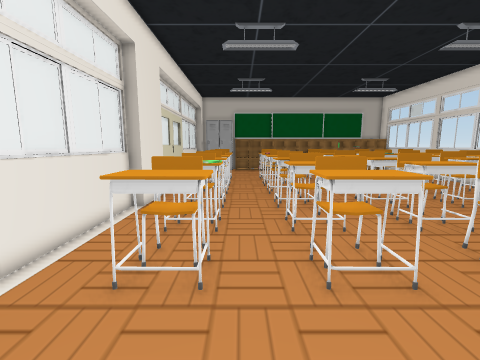
View 1 (above)

22 first-person views from a walk through a Unity game level. The camera is 1.5 m above the floor, tilts 8° down and sees 90° across. The floor is counted in squares, 0.55 m on a side. Each view is taken from the middle of a square. On the plan, view 1 faces up. The plan holds only what a view shows up to about 18 squares ahead; the rest is blank. The player character is not drawn.

View 2
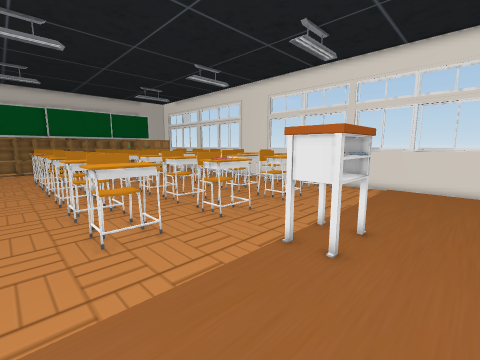

View 3
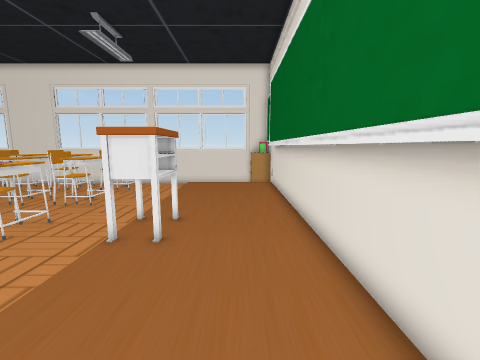

View 4
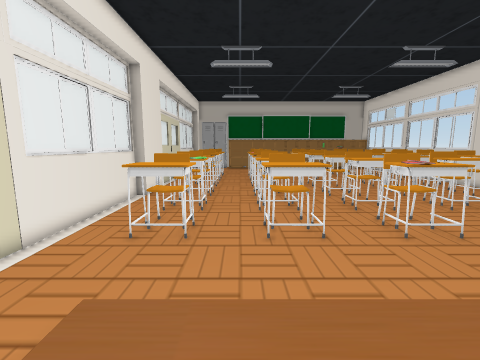

View 5
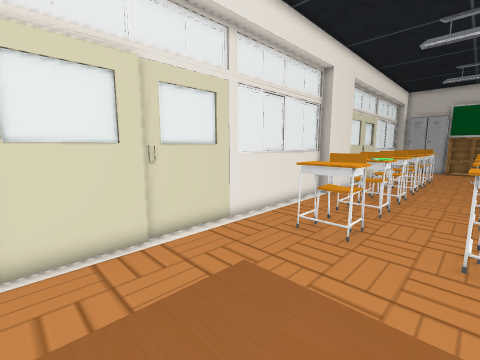

View 6
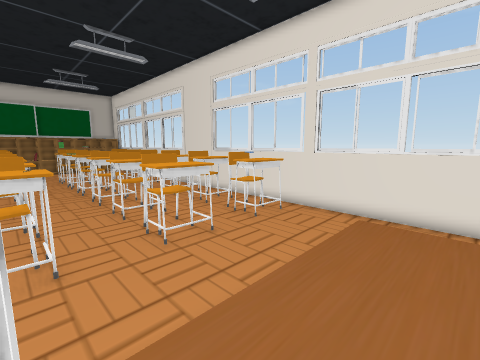

View 7
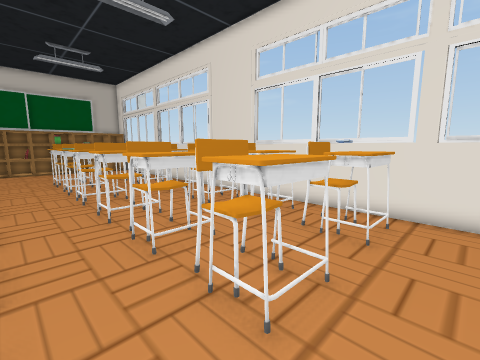

View 8
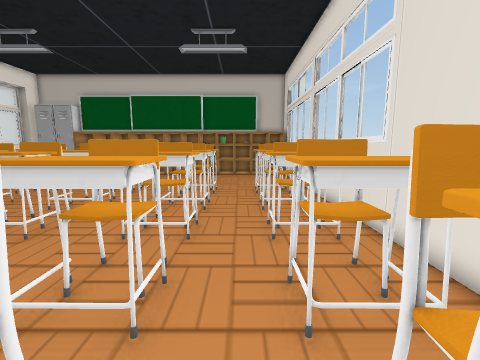

View 9
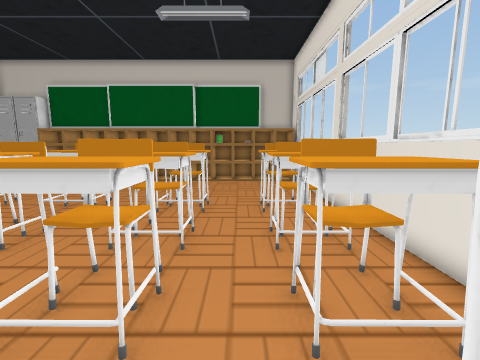

View 10
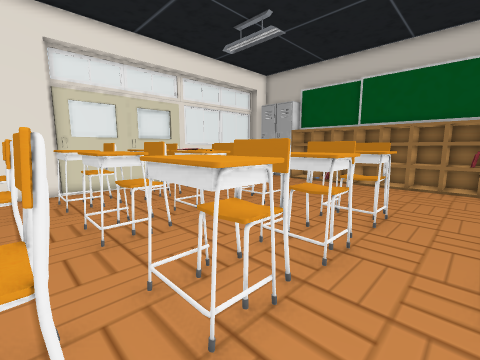

View 11
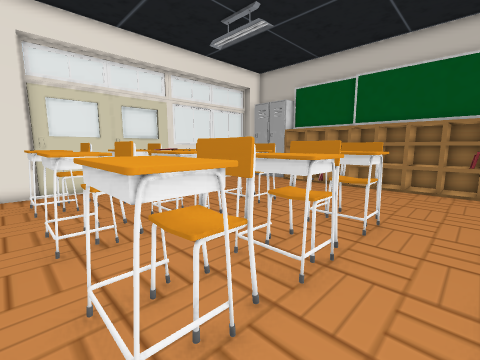

View 12
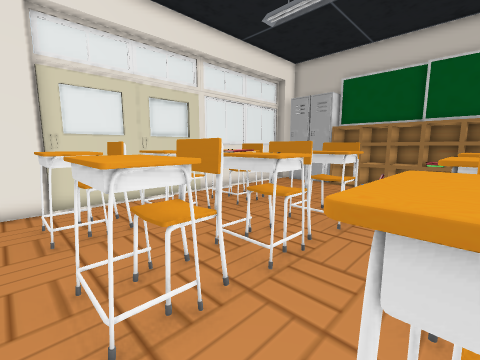

View 13
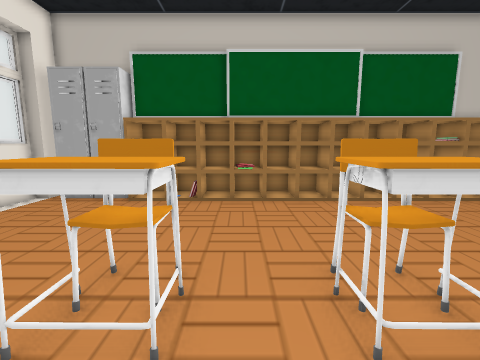

View 14
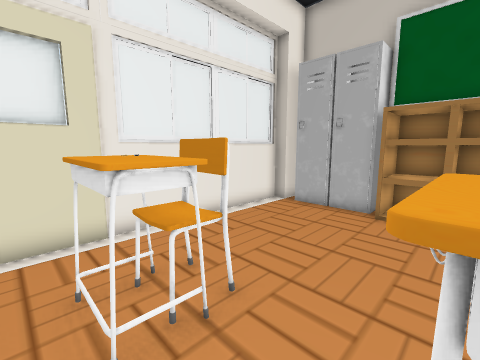

View 15
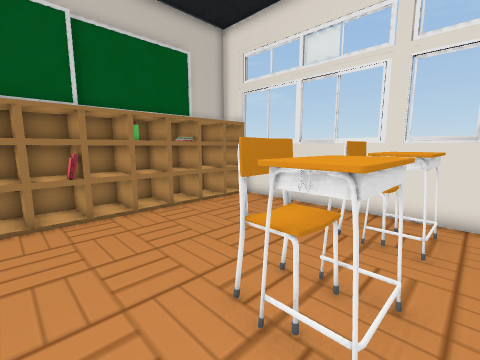

View 16
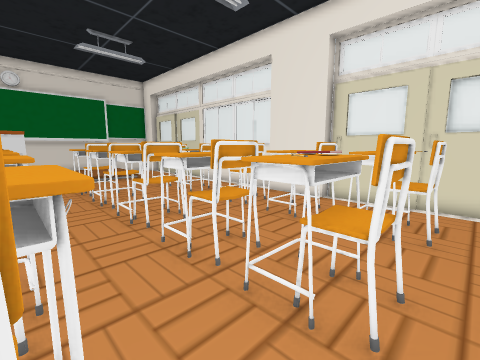

View 17
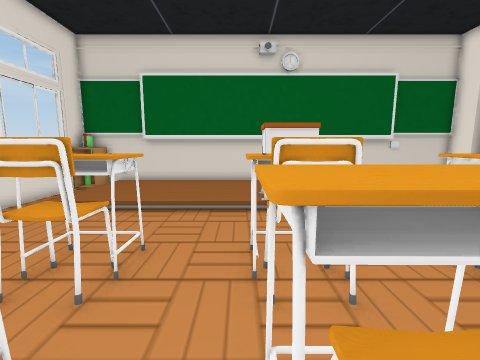

View 18
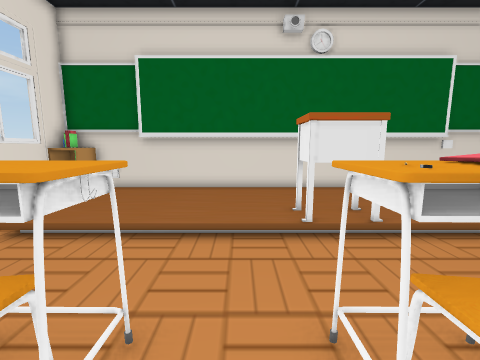

View 19
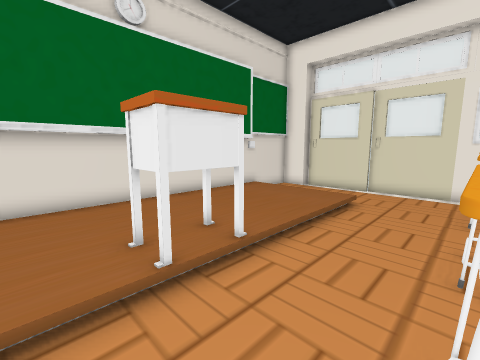

View 20
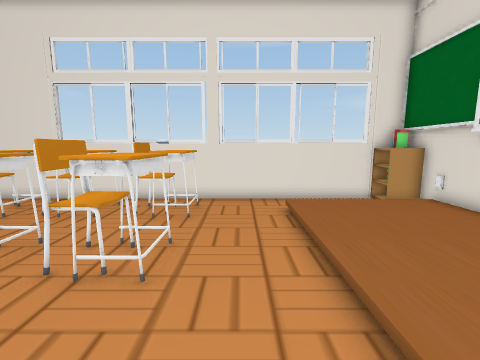

View 21
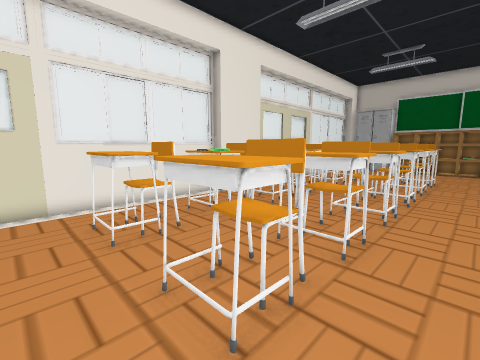

View 22
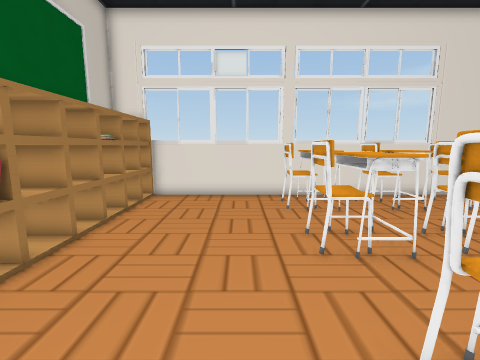

### Floor plan
Key: @ floor where view 1 was taken; # wall or solid block; . main floor; : floor 0.25 m higher than the main floor; / step, stairs or slope; ^ raised ledge; C chair; T thing the floor can be seen under or through; L locker.
Columns run from 6 left of view 1 to 20 right of it. Each row starts with its distance up from view 1.
 34  #   #
 33 ###L ##
 32 #.LLL#####################
 31 #........................#
 30 #........................#
 29 #........................#
 28 #........................#
 27 #........................#
 26 #........................#
 25 #..CCC..CCC..CC...CC..CCC#
 24 #..^CC..CCC..CC^..CC..CCC#
 23 #..^^^..^^^..^^^..^^..^^^#
 22 #........................#
 21 #..CCC..CCC..CC...CC..CCC#
 20 #..^^^..^C^..^C^..^C..^C^#
 19 # .^^^..^^^..^^...^^..^^^#
 18  #.CCC..CCC..CC...CC..CCC#
 17  #.^CC..CCC..CC^..CC..CCC#
 16  #.^^^..^^^..^^^..^^..^^^#
 15  #.......................#
 14  #.CCC..CCC..CC...CC..CCC#
 13 ##.^^^..^^^..^^^..^^..^^^#
 12 #...^^..^^^..^^...^^..^^^#
 11 #...CC..CCC..CC...CC..CCC#
 10 #..^CC..CCC..CC^..CC..CCC#
  9 #..^^^..^^^..^^^..^^..^^^#
  8 #........................#
  7 #..CCC..CCC..CC...CC..CCC#
  6 #..^CC..^C^..CC^..CC..^^^#
  5 #..^^^..^^^..^^^..^^..^^^#
  4 #........................#
  3 #........................#
  2 #........................#
  1 #...////////TTT/////////.#
  0 #.../:@:::::TTT:::::::::.#
 -1 # ../:::::::TTT::::::::: #
 -2  #../:::::::::::::::::::  #
 -3  #../:::::::::::::::::::  #
 -4  #../:::::::::::::::::::^^#
 -5  #######################^##
 -6                       ####

Where each view was taken, in squares from view 1:
view 1: 0 up, 0 right, facing up
view 2: 3 down, 0 right, facing up-right
view 3: 3 down, 1 left, facing right
view 4: 3 down, 1 right, facing up
view 5: 3 down, 2 right, facing up-left
view 6: 2 down, 8 right, facing up-right
view 7: 3 up, 9 right, facing up-right
view 8: 9 up, 15 right, facing up
view 9: 13 up, 15 right, facing up
view 10: 14 up, 11 right, facing up-left
view 11: 15 up, 11 right, facing up-left
view 12: 15 up, 7 right, facing up-left
view 13: 20 up, 5 right, facing up
view 14: 22 up, 2 right, facing up-left
view 15: 22 up, 9 right, facing up-right
view 16: 22 up, 7 right, facing down-left
view 17: 11 up, 9 right, facing down
view 18: 8 up, 10 right, facing down
view 19: 5 up, 10 right, facing down-left
view 20: 3 up, 7 right, facing right
view 21: 3 up, 6 right, facing up-left
view 22: 27 up, 6 right, facing right
